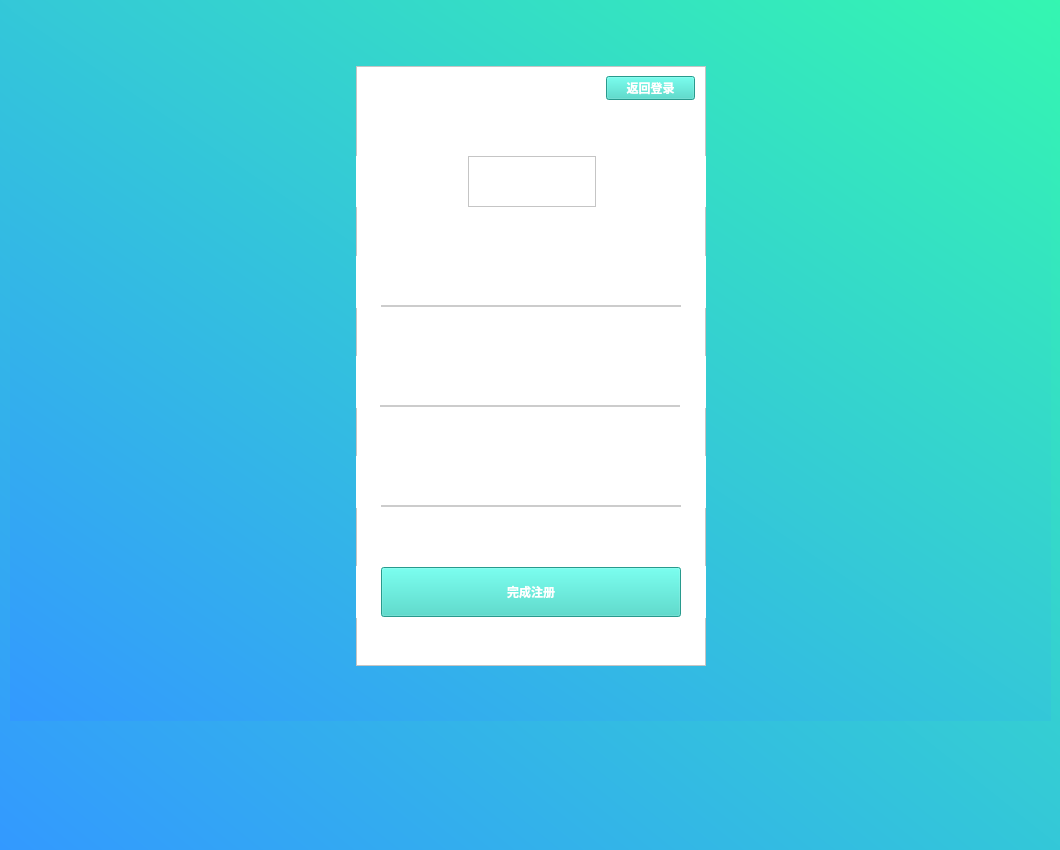
<?xml version="1.0" encoding="UTF-8"?>
<ui version="4.0">
 <class>Register</class>
 <widget class="QWidget" name="Register">
  <property name="geometry">
   <rect>
    <x>0</x>
    <y>0</y>
    <width>1060</width>
    <height>850</height>
   </rect>
  </property>
  <property name="minimumSize">
   <size>
    <width>128</width>
    <height>46</height>
   </size>
  </property>
  <property name="windowTitle">
   <string>Form</string>
  </property>
  <property name="styleSheet">
   <string notr="true">background-color: qlineargradient(spread:pad, x1:0, y1:1, x2:1, y2:0, stop:0 rgba(51, 153, 255,1), stop:1 rgba(52, 246, 177,1));</string>
  </property>
  <widget class="QWidget" name="horizontalLayoutWidget">
   <property name="geometry">
    <rect>
     <x>10</x>
     <y>10</y>
     <width>1041</width>
     <height>711</height>
    </rect>
   </property>
   <layout class="QHBoxLayout" name="horizontalLayout">
    <item>
     <spacer name="horizontalSpacer">
      <property name="orientation">
       <enum>Qt::Orientation::Horizontal</enum>
      </property>
      <property name="sizeHint" stdset="0">
       <size>
        <width>40</width>
        <height>20</height>
       </size>
      </property>
     </spacer>
    </item>
    <item>
     <layout class="QVBoxLayout" name="verticalLayout_2">
      <item>
       <spacer name="verticalSpacer_2">
        <property name="orientation">
         <enum>Qt::Orientation::Vertical</enum>
        </property>
        <property name="sizeHint" stdset="0">
         <size>
          <width>20</width>
          <height>40</height>
         </size>
        </property>
       </spacer>
      </item>
      <item>
       <widget class="QFrame" name="frame">
        <property name="minimumSize">
         <size>
          <width>350</width>
          <height>600</height>
         </size>
        </property>
        <property name="styleSheet">
         <string notr="true">background:white;</string>
        </property>
        <property name="frameShape">
         <enum>QFrame::Shape::StyledPanel</enum>
        </property>
        <property name="frameShadow">
         <enum>QFrame::Shadow::Raised</enum>
        </property>
        <widget class="QWidget" name="horizontalLayoutWidget_2">
         <property name="geometry">
          <rect>
           <x>0</x>
           <y>90</y>
           <width>351</width>
           <height>51</height>
          </rect>
         </property>
         <layout class="QHBoxLayout" name="horizontalLayout_2">
          <item>
           <spacer name="horizontalSpacer_4">
            <property name="orientation">
             <enum>Qt::Orientation::Horizontal</enum>
            </property>
            <property name="sizeHint" stdset="0">
             <size>
              <width>40</width>
              <height>20</height>
             </size>
            </property>
           </spacer>
          </item>
          <item>
           <widget class="QFrame" name="frame_2">
            <property name="minimumSize">
             <size>
              <width>128</width>
              <height>46</height>
             </size>
            </property>
            <property name="styleSheet">
             <string notr="true">image: url(:/image/logo.png);</string>
            </property>
            <property name="frameShape">
             <enum>QFrame::Shape::StyledPanel</enum>
            </property>
            <property name="frameShadow">
             <enum>QFrame::Shadow::Raised</enum>
            </property>
           </widget>
          </item>
          <item>
           <spacer name="horizontalSpacer_3">
            <property name="orientation">
             <enum>Qt::Orientation::Horizontal</enum>
            </property>
            <property name="sizeHint" stdset="0">
             <size>
              <width>40</width>
              <height>20</height>
             </size>
            </property>
           </spacer>
          </item>
         </layout>
        </widget>
        <widget class="QWidget" name="horizontalLayoutWidget_3">
         <property name="geometry">
          <rect>
           <x>0</x>
           <y>190</y>
           <width>351</width>
           <height>52</height>
          </rect>
         </property>
         <layout class="QHBoxLayout" name="horizontalLayout_3">
          <item>
           <spacer name="horizontalSpacer_5">
            <property name="orientation">
             <enum>Qt::Orientation::Horizontal</enum>
            </property>
            <property name="sizeHint" stdset="0">
             <size>
              <width>40</width>
              <height>20</height>
             </size>
            </property>
           </spacer>
          </item>
          <item>
           <widget class="QLineEdit" name="etUserName">
            <property name="minimumSize">
             <size>
              <width>300</width>
              <height>50</height>
             </size>
            </property>
            <property name="font">
             <font>
              <family>华文黑体</family>
             </font>
            </property>
            <property name="styleSheet">
             <string notr="true">border:2px solid #ccc;
border-top:0px;
border-left:0px;
border-right:0px;
placeholder：&quot;用户名&quot;</string>
            </property>
           </widget>
          </item>
          <item>
           <spacer name="horizontalSpacer_6">
            <property name="orientation">
             <enum>Qt::Orientation::Horizontal</enum>
            </property>
            <property name="sizeHint" stdset="0">
             <size>
              <width>40</width>
              <height>20</height>
             </size>
            </property>
           </spacer>
          </item>
         </layout>
        </widget>
        <widget class="QWidget" name="horizontalLayoutWidget_4">
         <property name="geometry">
          <rect>
           <x>-1</x>
           <y>290</y>
           <width>351</width>
           <height>52</height>
          </rect>
         </property>
         <layout class="QHBoxLayout" name="horizontalLayout_4">
          <item>
           <spacer name="horizontalSpacer_8">
            <property name="orientation">
             <enum>Qt::Orientation::Horizontal</enum>
            </property>
            <property name="sizeHint" stdset="0">
             <size>
              <width>40</width>
              <height>20</height>
             </size>
            </property>
           </spacer>
          </item>
          <item>
           <widget class="QLineEdit" name="etUserPassword">
            <property name="minimumSize">
             <size>
              <width>300</width>
              <height>50</height>
             </size>
            </property>
            <property name="font">
             <font>
              <family>华文黑体</family>
             </font>
            </property>
            <property name="styleSheet">
             <string notr="true">border:2px solid #ccc;
border-top:0px;
border-left:0px;
border-right:0px;
placeholder：&quot;用户名&quot;</string>
            </property>
           </widget>
          </item>
          <item>
           <spacer name="horizontalSpacer_7">
            <property name="orientation">
             <enum>Qt::Orientation::Horizontal</enum>
            </property>
            <property name="sizeHint" stdset="0">
             <size>
              <width>40</width>
              <height>20</height>
             </size>
            </property>
           </spacer>
          </item>
         </layout>
        </widget>
        <widget class="QWidget" name="horizontalLayoutWidget_5">
         <property name="geometry">
          <rect>
           <x>0</x>
           <y>390</y>
           <width>351</width>
           <height>52</height>
          </rect>
         </property>
         <layout class="QHBoxLayout" name="horizontalLayout_5">
          <item>
           <spacer name="horizontalSpacer_9">
            <property name="orientation">
             <enum>Qt::Orientation::Horizontal</enum>
            </property>
            <property name="sizeHint" stdset="0">
             <size>
              <width>40</width>
              <height>20</height>
             </size>
            </property>
           </spacer>
          </item>
          <item>
           <widget class="QLineEdit" name="etUserPassword_2">
            <property name="minimumSize">
             <size>
              <width>300</width>
              <height>50</height>
             </size>
            </property>
            <property name="font">
             <font>
              <family>华文黑体</family>
             </font>
            </property>
            <property name="styleSheet">
             <string notr="true">border:2px solid #ccc;
border-top:0px;
border-left:0px;
border-right:0px;
placeholder：&quot;用户名&quot;</string>
            </property>
           </widget>
          </item>
          <item>
           <spacer name="horizontalSpacer_10">
            <property name="orientation">
             <enum>Qt::Orientation::Horizontal</enum>
            </property>
            <property name="sizeHint" stdset="0">
             <size>
              <width>40</width>
              <height>20</height>
             </size>
            </property>
           </spacer>
          </item>
         </layout>
        </widget>
        <widget class="QWidget" name="horizontalLayoutWidget_6">
         <property name="geometry">
          <rect>
           <x>0</x>
           <y>500</y>
           <width>351</width>
           <height>52</height>
          </rect>
         </property>
         <layout class="QHBoxLayout" name="horizontalLayout_6">
          <item>
           <spacer name="horizontalSpacer_11">
            <property name="orientation">
             <enum>Qt::Orientation::Horizontal</enum>
            </property>
            <property name="sizeHint" stdset="0">
             <size>
              <width>40</width>
              <height>20</height>
             </size>
            </property>
           </spacer>
          </item>
          <item>
           <widget class="QPushButton" name="btnRegister">
            <property name="minimumSize">
             <size>
              <width>300</width>
              <height>50</height>
             </size>
            </property>
            <property name="styleSheet">
             <string notr="true">background-color: rgb(56, 216, 198);
border：none;
color:white;
font-weight:500;
</string>
            </property>
            <property name="text">
             <string>完成注册</string>
            </property>
           </widget>
          </item>
          <item>
           <spacer name="horizontalSpacer_12">
            <property name="orientation">
             <enum>Qt::Orientation::Horizontal</enum>
            </property>
            <property name="sizeHint" stdset="0">
             <size>
              <width>40</width>
              <height>20</height>
             </size>
            </property>
           </spacer>
          </item>
         </layout>
        </widget>
        <widget class="QLabel" name="statusLabel">
         <property name="geometry">
          <rect>
           <x>30</x>
           <y>480</y>
           <width>91</width>
           <height>16</height>
          </rect>
         </property>
         <property name="styleSheet">
          <string notr="true">color:black</string>
         </property>
         <property name="text">
          <string/>
         </property>
        </widget>
        <widget class="QPushButton" name="btnReturn">
         <property name="geometry">
          <rect>
           <x>250</x>
           <y>10</y>
           <width>89</width>
           <height>24</height>
          </rect>
         </property>
         <property name="styleSheet">
          <string notr="true">background-color: rgb(56, 216, 198);
border：none;
color:white;
font-weight:500;
</string>
         </property>
         <property name="text">
          <string>返回登录</string>
         </property>
        </widget>
       </widget>
      </item>
      <item>
       <spacer name="verticalSpacer">
        <property name="orientation">
         <enum>Qt::Orientation::Vertical</enum>
        </property>
        <property name="sizeHint" stdset="0">
         <size>
          <width>20</width>
          <height>40</height>
         </size>
        </property>
       </spacer>
      </item>
     </layout>
    </item>
    <item>
     <spacer name="horizontalSpacer_2">
      <property name="orientation">
       <enum>Qt::Orientation::Horizontal</enum>
      </property>
      <property name="sizeHint" stdset="0">
       <size>
        <width>40</width>
        <height>20</height>
       </size>
      </property>
     </spacer>
    </item>
   </layout>
  </widget>
 </widget>
 <resources/>
 <connections/>
</ui>
